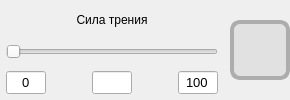
              <widget class="QWidget" name="widget_crossingLimits_frictionForce_4" native="true">
               <layout class="QHBoxLayout" name="horizontalLayout_30">
                <property name="leftMargin">
                 <number>0</number>
                </property>
                <property name="topMargin">
                 <number>0</number>
                </property>
                <property name="rightMargin">
                 <number>0</number>
                </property>
                <property name="bottomMargin">
                 <number>0</number>
                </property>
                <item>
                 <widget class="QWidget" name="widget__crossingLimits_frictionForce_control_4" native="true">
                  <layout class="QVBoxLayout" name="verticalLayout_19">
                   <property name="spacing">
                    <number>6</number>
                   </property>
                   <property name="leftMargin">
                    <number>6</number>
                   </property>
                   <property name="topMargin">
                    <number>6</number>
                   </property>
                   <property name="rightMargin">
                    <number>6</number>
                   </property>
                   <property name="bottomMargin">
                    <number>6</number>
                   </property>
                   <item>
                    <widget class="QLabel" name="label_crossingLimits_frictionForce_4">
                     <property name="sizePolicy">
                      <sizepolicy hsizetype="Preferred" vsizetype="Preferred">
                       <horstretch>0</horstretch>
                       <verstretch>0</verstretch>
                      </sizepolicy>
                     </property>
                     <property name="text">
                      <string>Сила трения</string>
                     </property>
                     <property name="alignment">
                      <set>Qt::AlignmentFlag::AlignCenter</set>
                     </property>
                    </widget>
                   </item>
                   <item>
                    <widget class="QSlider" name="horizontalSlider_crossingLimits_frictionForce_4">
                     <property name="sizePolicy">
                      <sizepolicy hsizetype="Preferred" vsizetype="Preferred">
                       <horstretch>0</horstretch>
                       <verstretch>0</verstretch>
                      </sizepolicy>
                     </property>
                     <property name="orientation">
                      <enum>Qt::Orientation::Horizontal</enum>
                     </property>
                    </widget>
                   </item>
                   <item>
                    <layout class="QHBoxLayout" name="horizontalLayout_crossingLimits_range_limits_5">
                     <property name="spacing">
                      <number>6</number>
                     </property>
                     <property name="sizeConstraint">
                      <enum>QLayout::SizeConstraint::SetDefaultConstraint</enum>
                     </property>
                     <item>
                      <widget class="QLineEdit" name="lineEdit_crossingLimits_frictionForce_lowerLimit_4">
                       <property name="sizePolicy">
                        <sizepolicy hsizetype="Maximum" vsizetype="Maximum">
                         <horstretch>0</horstretch>
                         <verstretch>0</verstretch>
                        </sizepolicy>
                       </property>
                       <property name="maximumSize">
                        <size>
                         <width>40</width>
                         <height>16777215</height>
                        </size>
                       </property>
                       <property name="font">
                        <font>
                         <family>Segoe UI</family>
                         <pointsize>10</pointsize>
                        </font>
                       </property>
                       <property name="text">
                        <string>0</string>
                       </property>
                       <property name="alignment">
                        <set>Qt::AlignmentFlag::AlignCenter</set>
                       </property>
                      </widget>
                     </item>
                     <item>
                      <spacer name="horizontalSpacer_crossingLimits_frictionForce_4">
                       <property name="orientation">
                        <enum>Qt::Orientation::Horizontal</enum>
                       </property>
                       <property name="sizeHint" stdset="0">
                        <size>
                         <width>40</width>
                         <height>20</height>
                        </size>
                       </property>
                      </spacer>
                     </item>
                     <item>
                      <widget class="QLineEdit" name="lineEdit_crossingLimits_frictionForce_value_4">
                       <property name="maximumSize">
                        <size>
                         <width>40</width>
                         <height>16777215</height>
                        </size>
                       </property>
                       <property name="font">
                        <font>
                         <family>Segoe UI</family>
                         <pointsize>10</pointsize>
                        </font>
                       </property>
                      </widget>
                     </item>
                     <item>
                      <spacer name="horizontalSpacer_9">
                       <property name="orientation">
                        <enum>Qt::Orientation::Horizontal</enum>
                       </property>
                       <property name="sizeHint" stdset="0">
                        <size>
                         <width>40</width>
                         <height>20</height>
                        </size>
                       </property>
                      </spacer>
                     </item>
                     <item>
                      <widget class="QLineEdit" name="lineEdit_crossingLimits_frictionForce_upperLimit_4">
                       <property name="maximumSize">
                        <size>
                         <width>40</width>
                         <height>16777215</height>
                        </size>
                       </property>
                       <property name="font">
                        <font>
                         <family>Segoe UI</family>
                         <pointsize>10</pointsize>
                        </font>
                       </property>
                       <property name="text">
                        <string>100</string>
                       </property>
                       <property name="alignment">
                        <set>Qt::AlignmentFlag::AlignCenter</set>
                       </property>
                      </widget>
                     </item>
                    </layout>
                   </item>
                  </layout>
                 </widget>
                </item>
                <item>
                 <widget class="QWidget" name="widget_crossingLimits_frictionForce_limitStatusIndicator_4" native="true">
                  <property name="minimumSize">
                   <size>
                    <width>60</width>
                    <height>60</height>
                   </size>
                  </property>
                  <property name="maximumSize">
                   <size>
                    <width>60</width>
                    <height>60</height>
                   </size>
                  </property>
                  <property name="styleSheet">
                   <string notr="true">background: #E1E1E1;

Border: 4px solid #ADADAD ;
Border-radius: 10px;

</string>
                  </property>
                 </widget>
                </item>
               </layout>
              </widget>
